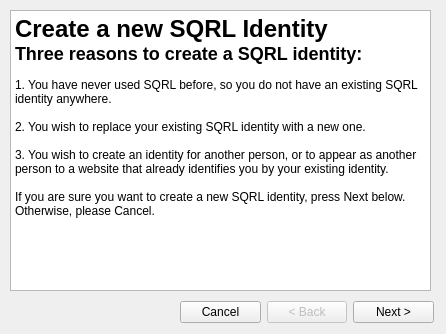
<?xml version="1.0" encoding="UTF-8"?>
<ui version="4.0">
 <class>IdentityCreationWindowPage1</class>
 <widget class="QWidget" name="IdentityCreationWindowPage1">
  <property name="geometry">
   <rect>
    <x>0</x>
    <y>0</y>
    <width>446</width>
    <height>334</height>
   </rect>
  </property>
  <property name="windowTitle">
   <string>Form</string>
  </property>
  <widget class="QTextBrowser" name="textBrowser">
   <property name="geometry">
    <rect>
     <x>10</x>
     <y>10</y>
     <width>421</width>
     <height>281</height>
    </rect>
   </property>
   <property name="html">
    <string>&lt;!DOCTYPE HTML PUBLIC &quot;-//W3C//DTD HTML 4.0//EN&quot; &quot;http://www.w3.org/TR/REC-html40/strict.dtd&quot;&gt;
&lt;html&gt;&lt;head&gt;&lt;meta name=&quot;qrichtext&quot; content=&quot;1&quot; /&gt;&lt;style type=&quot;text/css&quot;&gt;
p, li { white-space: pre-wrap; }
&lt;/style&gt;&lt;/head&gt;&lt;body style=&quot; font-family:'Sans Serif'; font-size:9pt; font-weight:400; font-style:normal;&quot;&gt;
&lt;p style=&quot; margin-top:0px; margin-bottom:0px; margin-left:0px; margin-right:0px; -qt-block-indent:0; text-indent:0px;&quot;&gt;&lt;span style=&quot; font-size:xx-large; font-weight:600;&quot;&gt;Create a new SQRL Identity&lt;/span&gt;&lt;/p&gt;
&lt;p style=&quot; margin-top:0px; margin-bottom:0px; margin-left:0px; margin-right:0px; -qt-block-indent:0; text-indent:0px;&quot;&gt;&lt;span style=&quot; font-size:x-large; font-weight:600;&quot;&gt;Three reasons to create a SQRL identity:&lt;/span&gt;&lt;/p&gt;
&lt;p style=&quot;-qt-paragraph-type:empty; margin-top:0px; margin-bottom:0px; margin-left:0px; margin-right:0px; -qt-block-indent:0; text-indent:0px;&quot;&gt;&lt;br /&gt;&lt;/p&gt;
&lt;p style=&quot; margin-top:0px; margin-bottom:0px; margin-left:0px; margin-right:0px; -qt-block-indent:0; text-indent:0px;&quot;&gt;1. You have never used SQRL before, so you do not have an existing SQRL identity anywhere.&lt;/p&gt;
&lt;p style=&quot;-qt-paragraph-type:empty; margin-top:0px; margin-bottom:0px; margin-left:0px; margin-right:0px; -qt-block-indent:0; text-indent:0px;&quot;&gt;&lt;br /&gt;&lt;/p&gt;
&lt;p style=&quot; margin-top:0px; margin-bottom:0px; margin-left:0px; margin-right:0px; -qt-block-indent:0; text-indent:0px;&quot;&gt;2. You wish to replace your existing SQRL identity with a new one.&lt;/p&gt;
&lt;p style=&quot;-qt-paragraph-type:empty; margin-top:0px; margin-bottom:0px; margin-left:0px; margin-right:0px; -qt-block-indent:0; text-indent:0px;&quot;&gt;&lt;br /&gt;&lt;/p&gt;
&lt;p style=&quot; margin-top:0px; margin-bottom:0px; margin-left:0px; margin-right:0px; -qt-block-indent:0; text-indent:0px;&quot;&gt;3. You wish to create an identity for another person, or to appear as another person to a website that already identifies you by your existing identity.&lt;/p&gt;
&lt;p style=&quot;-qt-paragraph-type:empty; margin-top:0px; margin-bottom:0px; margin-left:0px; margin-right:0px; -qt-block-indent:0; text-indent:0px;&quot;&gt;&lt;br /&gt;&lt;/p&gt;
&lt;p style=&quot; margin-top:0px; margin-bottom:0px; margin-left:0px; margin-right:0px; -qt-block-indent:0; text-indent:0px;&quot;&gt;If you are sure you want to create a new SQRL identity, press Next below. Otherwise, please Cancel.&lt;/p&gt;&lt;/body&gt;&lt;/html&gt;</string>
   </property>
  </widget>
  <widget class="QWidget" name="">
   <property name="geometry">
    <rect>
     <x>180</x>
     <y>300</y>
     <width>254</width>
     <height>24</height>
    </rect>
   </property>
   <layout class="QHBoxLayout" name="horizontalLayout">
    <item>
     <widget class="QPushButton" name="pushButton">
      <property name="text">
       <string>Cancel</string>
      </property>
     </widget>
    </item>
    <item>
     <widget class="QPushButton" name="pushButton_3">
      <property name="enabled">
       <bool>false</bool>
      </property>
      <property name="text">
       <string>&lt; Back</string>
      </property>
     </widget>
    </item>
    <item>
     <widget class="QPushButton" name="pushButton_2">
      <property name="text">
       <string>Next &gt;</string>
      </property>
     </widget>
    </item>
   </layout>
  </widget>
 </widget>
 <resources/>
 <connections/>
</ui>
